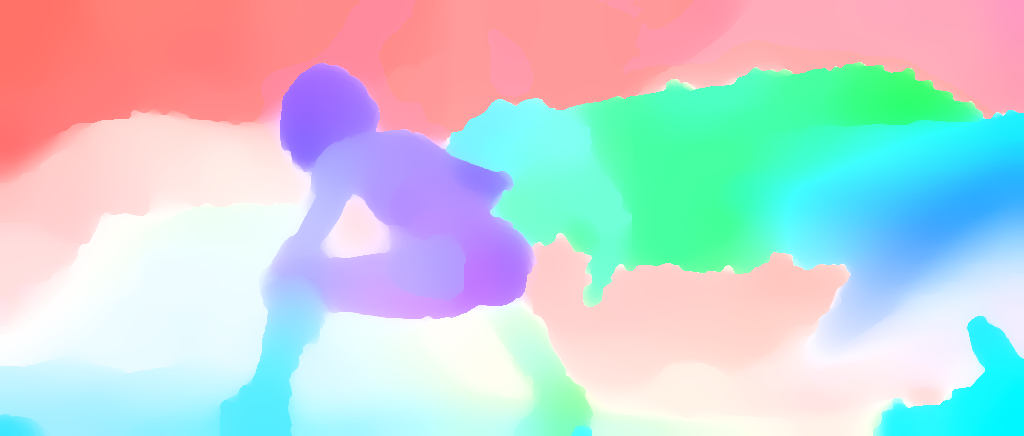
//> input picture 4. PostProcessingFiles/DrawFlow/0.png, 1024 x 436 px, given in place of dataset6-test1.jpg, which was not available
$ ./main   (built with g++ and OpenCV 4)
//> lines starting //> are read from the running program, lines starting //| are printed output that depends on the picture; pictures that were not available may be replaced by others from this repository, and a replacement may not be noted
#include <iostream>
#include <string>
#include <opencv2/opencv.hpp>
#include <opencv2/core/utils/logger.hpp>

#ifdef _DEBUG
#pragma comment(lib, "D:/opencv_contrib/opencv_contrib/x64/vc17/lib/opencv_world460d.lib")
#else
#pragma comment(lib, "D:/opencv_contrib/opencv_contrib/x64/vc17/lib/opencv_world460.lib")
#endif // _DEBUG

void ImagePadded(const cv::Mat& src1,
	const cv::Mat& src2,
	cv::Mat& dst1,
	cv::Mat& dst2,
	const int patch_width,
	const int patch_height)
{
	const int width_max = src1.cols > src2.cols ? src1.cols : src2.cols;
	const int height_max = src1.rows > src2.rows ? src1.rows : src2.rows;

	// Pad the image avoid the block's size euqals 1
	const int width_max_even = patch_width *
		(static_cast<int>(width_max / patch_width) + 1);
	const int height_max_even = patch_height *
		(static_cast<int>(height_max / patch_height) + 1);

	cv::resize(src1, dst1, cv::Size(width_max_even, height_max_even));
	cv::resize(src2, dst2, cv::Size(width_max_even, height_max_even));
}

int main(int argc, char* argv[])
{
	cv::utils::logging::setLogLevel(cv::utils::logging::LOG_LEVEL_SILENT);

	const std::string fixed_image_path = "D:/Code-VS/picture/figs/dataset6-test1.jpg";
	const std::string moved_image_path = "D:/Code-VS/picture/figs/dataset6-test2.jpg";
	const std::string fixed_image_padded_path = "D:/Code-VS/picture/figs/dataset6-test1.png";
	const std::string moved_image_padded_path = "D:/Code-VS/picture/figs/dataset6-test2.png";
	const std::string roi1_path = "D:/Code-VS/picture/figs/roi1.png";
	const std::string roi2_path = "D:/Code-VS/picture/figs/roi2.png";
	const std::string heatmap_path = "D:/Code-VS/picture/figs/heatmap.png";

	cv::Mat fixed_image = cv::imread(fixed_image_path);
//> fixed_image is the input picture: 436 rows x 1024 cols, CV_8UC3; mean B, G, R 213.1, 209, 196.6
	cv::Mat moved_image = cv::imread(moved_image_path);
	cv::cvtColor(fixed_image, fixed_image, cv::COLOR_BGR2GRAY);
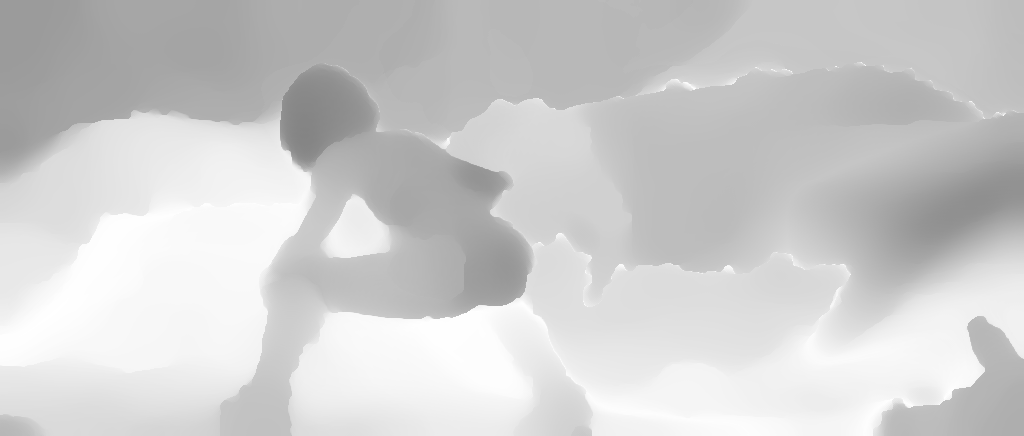
//> fixed_image: 436 rows x 1024 cols, CV_8UC1; min 132, max 255, mean 205.7
	cv::cvtColor(moved_image, moved_image, cv::COLOR_BGR2GRAY);

	cv::Mat fixed_image_padded, moved_image_padded;
	ImagePadded(fixed_image, moved_image, fixed_image_padded, moved_image_padded, 4, 4);

	const int x = 160;
	const int y = 178;
	const int width1 = 16;
	const int width2 = 60;
	cv::Mat roi1 = fixed_image_padded(cv::Rect(x - width1, x - width1, 2 * width1, 2 * width1));
	cv::Mat roi2 = moved_image_padded(cv::Rect(x - width2, x - width2, 2 * width2, 2 * width2));
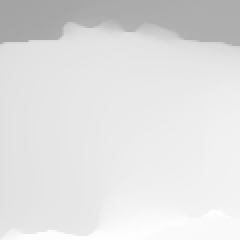
//> roi2: 120 rows x 120 cols, CV_8UC1 (shown 2 times larger); min 164, max 254, mean 224.3

	cv::Mat fixed_image_padded_temp = fixed_image_padded.clone();
	cv::rectangle(fixed_image_padded_temp, cv::Point2f(x - 8, x - 8), cv::Point2f(x + 8, x + 8), cv::Scalar(255), 1, 8);
//> fixed_image_padded_temp: 440 rows x 1028 cols, CV_8UC1; min 132, max 255, mean 205.7
	cv::rectangle(fixed_image_padded_temp, cv::Point2f(x - 12, x - 12), cv::Point2f(x + 12, x + 12), cv::Scalar(255), 1, 8);
//> fixed_image_padded_temp: 440 rows x 1028 cols, CV_8UC1; min 132, max 255, mean 205.7
	cv::rectangle(fixed_image_padded_temp, cv::Point2f(x - 16, x - 16), cv::Point2f(x + 16, x + 16), cv::Scalar(255), 1, 8);
//> fixed_image_padded_temp: 440 rows x 1028 cols, CV_8UC1; min 132, max 255, mean 205.7
	cv::Mat roi1_temp = fixed_image_padded_temp(cv::Rect(x - width2, x - width2, 2 * width2, 2 * width2));

	// Template matching
	cv::Size result_size = cv::Size(roi2.cols - roi1.cols + 1,
		roi2.rows - roi1.rows + 1);
//> result_size = Size(89, 89)
	cv::Mat result = cv::Mat::zeros(result_size, CV_32FC1);
	cv::matchTemplate(roi2, roi1, result, cv::TM_CCOEFF_NORMED);
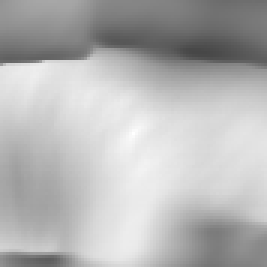
//> result: 89 rows x 89 cols, CV_32FC1 (shown 3 times larger); min 0.28, max 1, mean 0.711
	cv::normalize(result, result, 0.0, 1.0, cv::NORM_MINMAX);
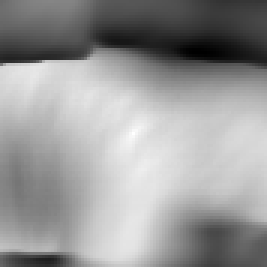
//> result: 89 rows x 89 cols, CV_32FC1 (shown 3 times larger); min 0, max 1, mean 0.599

	cv::Mat heatmap;
	result.convertTo(heatmap, CV_8UC1, 255.0);
	cv::applyColorMap(heatmap, heatmap, cv::COLORMAP_JET);
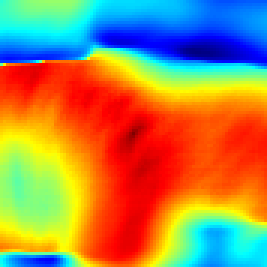
//> heatmap: 89 rows x 89 cols, CV_8UC3 (shown 3 times larger); mean B, G, R 84.2, 133.4, 168.1

	cv::imwrite(fixed_image_padded_path, fixed_image_padded);
	cv::imwrite(moved_image_padded_path, moved_image_padded);
	cv::imwrite(roi1_path, roi1_temp);
	cv::imwrite(roi2_path, roi2);
	cv::imwrite(heatmap_path, heatmap);
	cv::namedWindow("heatmap", cv::WINDOW_GUI_NORMAL);
	cv::imshow("heatmap", heatmap);

	cv::waitKey();
	return 0;
}
